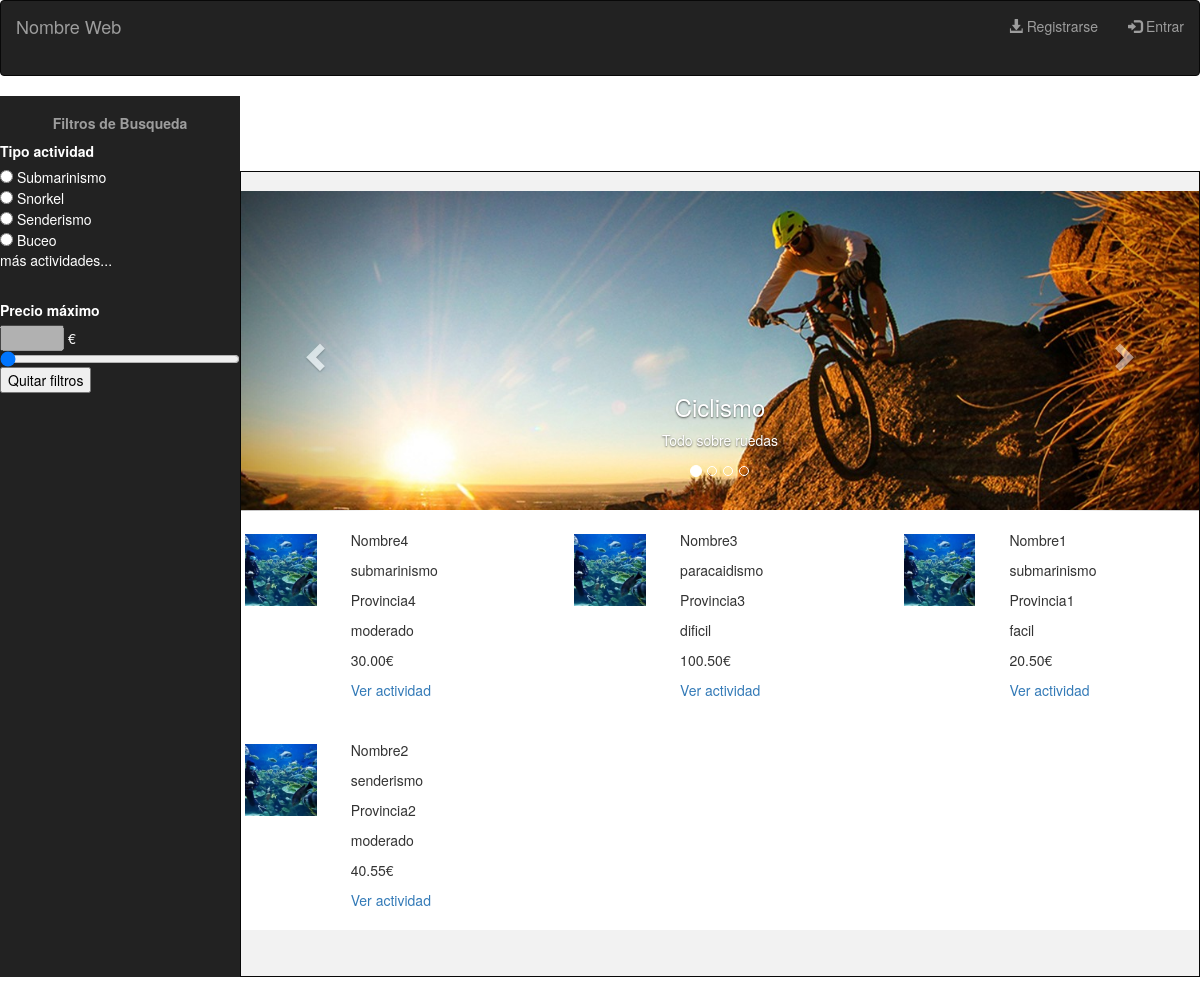
The app's page /PI_2018/index.php, older data.
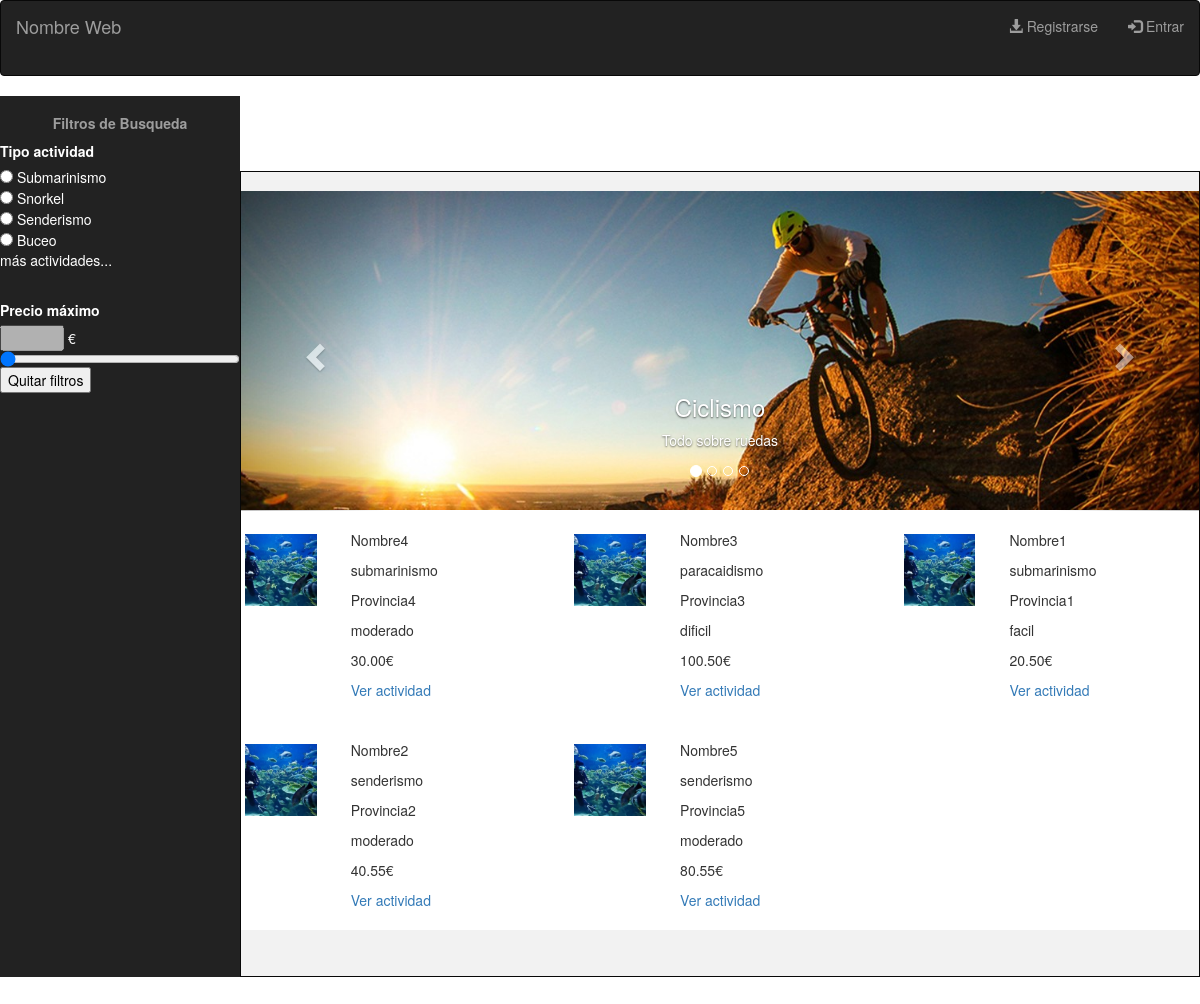
The same page, newer data.
### tables this page shows
CREATE TABLE oferta(
	id int NOT NULL AUTO_INCREMENT,
	cif_empresa varchar(9),
	nombre varchar(25),
	provincia varchar(30),
	municipio varchar(30),
	duracion varchar(30),
	num_plazas int,
	tipo_actividad varchar(30),
	descripcion varchar(150),
	localizacion varchar(30),
	precio double(5,2),
	dificultad varchar(15),
  imagen_oferta varchar(100),
  categoria varchar(20),
	fecha_inicio date,
	fecha_fin date,
	PRIMARY KEY (id),
	FOREIGN KEY (cif_empresa) REFERENCES empresa(cif)
);

### PI_2018/index.php (the view, shortened to what this page needs)
<?php
include 'php/connection.php';
$global_sql = 'SELECT * FROM oferta ORDER BY fecha_inicio DESC';
$global_cont_sql = "SELECT COUNT(*) AS `count` FROM `oferta`";
?>
<!DOCTYPE html>
<html>
<head>
	<link rel="stylesheet" type="text/css" href="./css/style.css">
	<link rel="stylesheet" href="https://maxcdn.bootstrapcdn.com/bootstrap/3.3.7/css/bootstrap.min.css">
</head>
<body>
<header class="navbar navbar-inverse">
  <div class="container-fluid">
    <div class="navbar-header">
      <a class="navbar-brand" href="#">Nombre Web</a>
    </div>
    <ul class="nav navbar-nav navbar-right">
    	<?php
        if (!isset($_SESSION['nombre'])) {
            echo '<li><a href="content/registrouser.html"><span class="glyphicon glyphicon-download-alt"></span> Registrarse</a></li>';
            echo '<li><a href="content/login.html"><span class="glyphicon glyphicon-log-in"></span> Entrar</a></li>';
        }
        ?>
    </ul>
  </div>
</header>
<nav class="menuPrincipalUser">
</nav>
<aside class="filtroBusqueda">
</aside>
<section>
	<article>
		<div id="myCarousel" class="carousel slide carousel-generico" data-ride="carousel">
		  <ol class="carousel-indicators">
		    <li data-target="#myCarousel" data-slide-to="0" class="active"></li>
		    <li data-target="#myCarousel" data-slide-to="1"></li>
		    <li data-target="#myCarousel" data-slide-to="2"></li>
		    <li data-target="#myCarousel" data-slide-to="3"></li>
		  </ol>
		  <div class="carousel-inner" role="listbox">
		    <div class="item active">
		      <img src="./img/ciclismo-slider.jpg" alt="ciclismo">
		      <div class="carousel-caption">
		        <h3>Ciclismo</h3>
			        <p>Todo sobre ruedas</p>
		      </div>
		    </div>
		  </div>
		  <a class="left carousel-control" href="#myCarousel" role="button" data-slide="prev">
		    <span class="glyphicon glyphicon-chevron-left" aria-hidden="true"></span>
		  </a>
		  <a class="right carousel-control" href="#myCarousel" role="button" data-slide="next">
		    <span class="glyphicon glyphicon-chevron-right" aria-hidden="true"></span>
		  </a>
		</div>
	</article>
	<article>
        <div class="row tabla">
        <?php
        	$result = $conexion->query($global_cont_sql);
			$fila = $row = $result->fetch_assoc();
			$count = 12;
			$ofertas_encontradas = $fila['count'];
			if ($ofertas_encontradas<12) {
				$count = $fila['count'];
			}
        	$sql = $global_sql;
			$result = $conexion->query($sql);
            for ($i = 1; $i <= $count; $i++) {
            	$row = $result->fetch_assoc();
                $nombre = $row['nombre'];
                $provincia = $row['provincia'];
                $actividad = $row['tipo_actividad'];
                $precio = $row['precio'];
                $dificultad = $row['dificultad'];
                echo '  <div class="col-lg-4 actividad">
    			<div class="row">
	    			<div class="col-lg-4">
	    				<img src="./img/submarinismo.jpg" alt="submarinismo" class="listImg">
	    			</div>
	    			<div class="col-lg-8">
	    			    <p id="nombre">'.$nombre.'</p>
	    			    <p id="actividad">'.$actividad.'</p>
	    				<p id="provincia">'.$provincia.'</p>
	    				<p id="dificultad">'.$dificultad.'</p>
	    				<p id="precio">'.$precio.'€</p>
	    				<a href="content/oferta.php?id='.$row['id'].'">Ver actividad</a>
	    			</div>
    			</div>
    		</div>';
            }
        ?>
  		</div>
	</article>
</section>
<footer>
</footer>
</body>
</html>

### PI_2018/css/style.css (style rules this page uses)
body, html { width: 100%; min-height: 100%; height: 100% !important; top:0; left:0; }
body { position: absolute; background-color: #222; }
header { width: 100%; height: 7.5%; float: left; }
nav { width: 80%; height: 7.5%; float: right; }
section { background-color: #f2f2f2; width: 80%; min-height: 80%; float: left; border-style: solid; border-width: 1px; border-color: #080808; }
article { background-color: white; }
aside { width: 20%; min-height: 87.5%; height: auto; float: left; }
footer { width: 100%; height: 5%; float: left; }
.listImg { width: 100%; height: 100%; padding: 5%; }
.carousel-generico { margin-top: 2%; }
.actividad { margin-top: 2%; margin-bottom: 2%; }

### PI_2018/components/index/filtroBusqueda/css/style.css (style rules this page uses)
aside { background-color: #222; }

Row changes from the older to the newer data that the page shows:
added oferta: nombre "Nombre5", tipo_actividad "senderismo", provincia "Provincia5", dificultad "moderado", precio "80.55"
